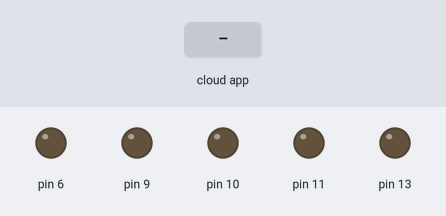
This sketch was run on a simulated Arduino Uno, built with avr-gcc and run on an emulated ATmega328P. On the bench: output pins drawn as LEDs (lit = HIGH). The inputs (shaded band) are chosen by the test bench. The ROS host is connected and sends only what is stated.

Above: at 1.2 s.
1.3 s: the phone or cloud app sets right_publish to -100
At 2.4 s:
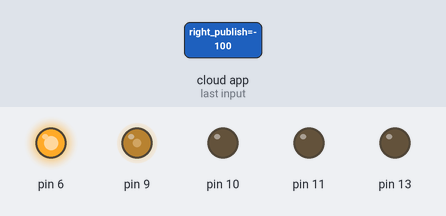
2.8 s: the phone or cloud app sets left_publish to -100
At 3.6 s:
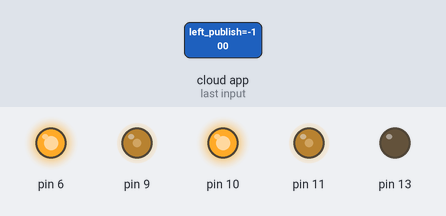
4.3 s: the phone or cloud app sets right_publish to 0
At 4.6 s:
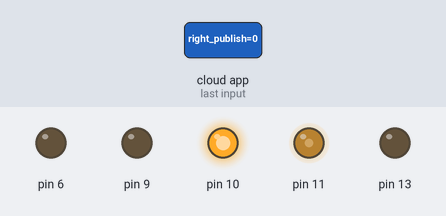
5.8 s: the phone or cloud app sets left_publish to 100
At 7.0 s:
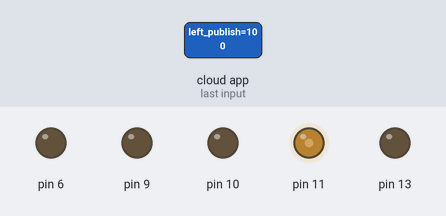
7.3 s: the phone or cloud app sets right_publish to 100
At 8.2 s:
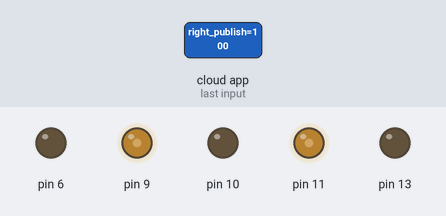
8.8 s: the phone or cloud app sets left_publish to 0
At 9.4 s:
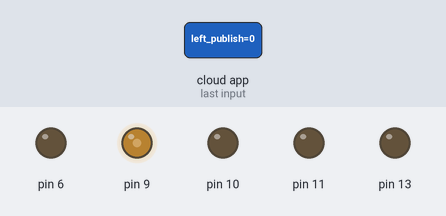
Timing chart, 0 to 11.3 s (numbered marks = the images above; inputs shaded):
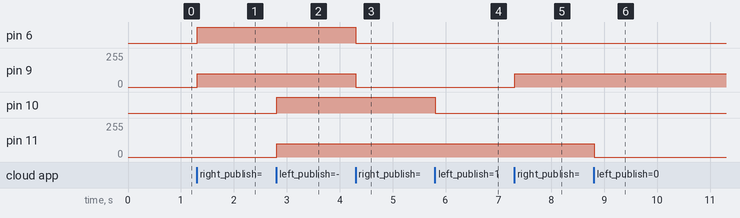

Measured:
- after the input at 1.3 s, pin 6: LOW → HIGH at once; pin 9: 0/255 → 100/255 at once
- after the input at 2.8 s, pin 10: LOW → HIGH at once; pin 11: 0/255 → 100/255 at once
- after the input at 4.3 s, pin 6: HIGH → LOW at once; pin 9: 100/255 → 0/255 at once
- after the input at 5.8 s, pin 10: HIGH → LOW at once
- after the input at 7.3 s, pin 9: 0/255 → 100/255 at once
- after the input at 8.8 s, pin 11: 100/255 → 0/255 at once

The sketch:

mega_pwm.ino
```cpp
#include <ros.h>
#include <std_msgs/Float32.h>
#include <std_msgs/Float64.h>
ros::NodeHandle nh;

float x;
float y;

void messageCb( const std_msgs::Float64& msg){
  x = msg.data;
}

void messageCb1( const std_msgs::Float64& msg){
  y = msg.data;
}

ros::Subscriber<std_msgs::Float64> sub("right_publish", &messageCb);
ros::Subscriber<std_msgs::Float64> sub2("left_publish", &messageCb1);

void setup() {
  // put your setup code here, to run once:
pinMode(13,OUTPUT);
pinMode(11,OUTPUT);
pinMode(10,OUTPUT);
pinMode(9,OUTPUT);
pinMode(6,OUTPUT);
  nh.initNode();
  nh.subscribe(sub);
  nh.subscribe(sub2);
}

void loop() {
    nh.spinOnce();
  delay(5);


  if (x>0)
  {
    analogWrite(9,x);
    digitalWrite(6,LOW);
  }
  if (x<0)
  { //x=-1*x;
    digitalWrite(6,HIGH);
    analogWrite(9,-x);
  }
  if(x==0.0)
  {
    digitalWrite(9,LOW);
    digitalWrite(6,LOW);
  }


  if (y>0.0)
  {
    analogWrite(11,y);
    digitalWrite(10,LOW);
  }
  if (y<0.0)
  {
    //y=-1*y;
    digitalWrite(10,HIGH);
    analogWrite(11,-y);
  }
  if(y==0.0)
  {
    digitalWrite(11,LOW);
    digitalWrite(10,LOW);
  }


}
```
